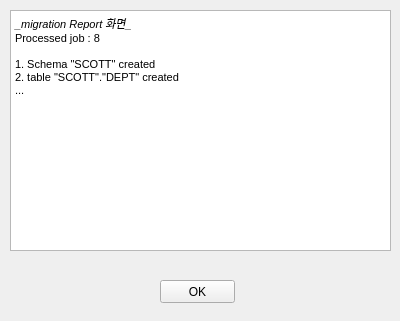
<?xml version="1.0" encoding="UTF-8"?>
<ui version="4.0">
 <class>Form</class>
 <widget class="QWidget" name="Form">
  <property name="geometry">
   <rect>
    <x>0</x>
    <y>0</y>
    <width>400</width>
    <height>321</height>
   </rect>
  </property>
  <property name="windowTitle">
   <string>Migration Report</string>
  </property>
  <widget class="QTextEdit" name="textEdit">
   <property name="geometry">
    <rect>
     <x>10</x>
     <y>10</y>
     <width>381</width>
     <height>241</height>
    </rect>
   </property>
   <property name="html">
    <string>&lt;!DOCTYPE HTML PUBLIC &quot;-//W3C//DTD HTML 4.0//EN&quot; &quot;http://www.w3.org/TR/REC-html40/strict.dtd&quot;&gt;
&lt;html&gt;&lt;head&gt;&lt;meta name=&quot;qrichtext&quot; content=&quot;1&quot; /&gt;&lt;style type=&quot;text/css&quot;&gt;
p, li { white-space: pre-wrap; }
&lt;/style&gt;&lt;/head&gt;&lt;body style=&quot; font-family:'MS Shell Dlg 2'; font-size:8pt; font-weight:400; font-style:normal;&quot;&gt;
&lt;p style=&quot; margin-top:0px; margin-bottom:0px; margin-left:0px; margin-right:0px; -qt-block-indent:0; text-indent:0px;&quot;&gt;&lt;span style=&quot; font-style:italic;&quot;&gt;_migration Report 화면_&lt;/span&gt;&lt;/p&gt;
&lt;p style=&quot; margin-top:0px; margin-bottom:0px; margin-left:0px; margin-right:0px; -qt-block-indent:0; text-indent:0px;&quot;&gt;Processed job : 8&lt;/p&gt;
&lt;p style=&quot;-qt-paragraph-type:empty; margin-top:0px; margin-bottom:0px; margin-left:0px; margin-right:0px; -qt-block-indent:0; text-indent:0px;&quot;&gt;&lt;br /&gt;&lt;/p&gt;
&lt;p style=&quot; margin-top:0px; margin-bottom:0px; margin-left:0px; margin-right:0px; -qt-block-indent:0; text-indent:0px;&quot;&gt;1. Schema &amp;quot;SCOTT&amp;quot; created&lt;/p&gt;
&lt;p style=&quot; margin-top:0px; margin-bottom:0px; margin-left:0px; margin-right:0px; -qt-block-indent:0; text-indent:0px;&quot;&gt;2. table &amp;quot;SCOTT&amp;quot;.&amp;quot;DEPT&amp;quot; created&lt;/p&gt;
&lt;p style=&quot; margin-top:0px; margin-bottom:0px; margin-left:0px; margin-right:0px; -qt-block-indent:0; text-indent:0px;&quot;&gt;...&lt;/p&gt;&lt;/body&gt;&lt;/html&gt;</string>
   </property>
  </widget>
  <widget class="QPushButton" name="pushButton">
   <property name="geometry">
    <rect>
     <x>160</x>
     <y>280</y>
     <width>75</width>
     <height>23</height>
    </rect>
   </property>
   <property name="text">
    <string>OK</string>
   </property>
  </widget>
 </widget>
 <resources/>
 <connections/>
</ui>
